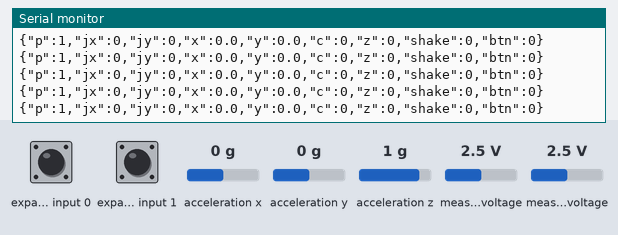
A sketch run on a simulated ESP32-S3. Parts: the last lines printed to the serial monitor. Wiring (inferred from the names in the program): Wii Nunchuk at I2C address 0x52. The inputs (shaded band) are chosen by the test bench; at power-on: acceleration x 0 g, measured voltage 2.5 V, acceleration y 0 g, expander input 0 HIGH, expander input 1 HIGH, acceleration z 1 g.

Above: at 1.7 s.
1.8 s: acceleration x set to -1.4 g
At 2.3 s:
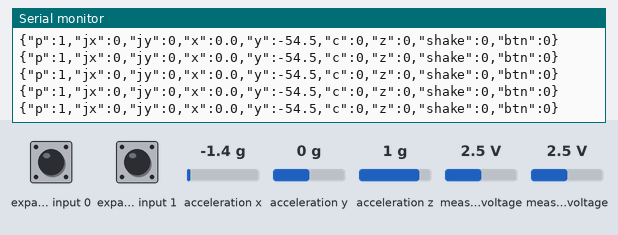
3.3 s: acceleration x set to 0.8 g
At 3.8 s:
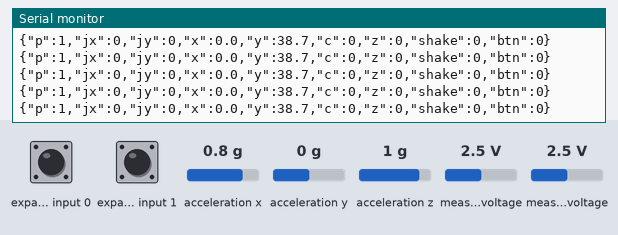
6.3 s: measured voltage (sensor 200) set to 0.1 V
At 6.8 s:
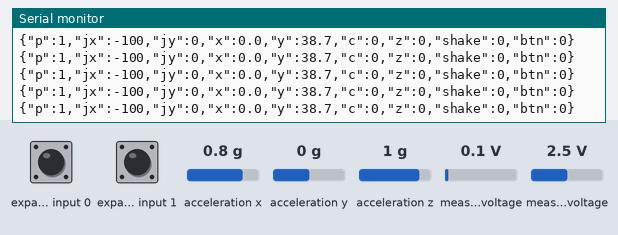
7.8 s: measured voltage (sensor 201) set to 0.1 V
At 8.3 s:
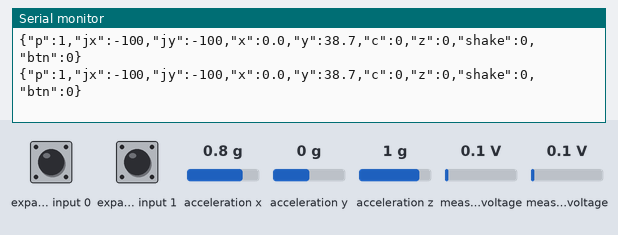
9.3 s: acceleration y set to 0.8 g
At 10.1 s:
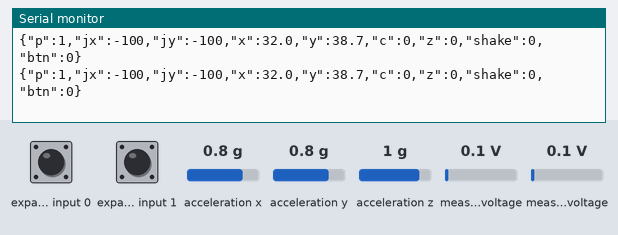
12.3 s: measured voltage (sensor 200) set to 2.5 V
At 12.8 s:
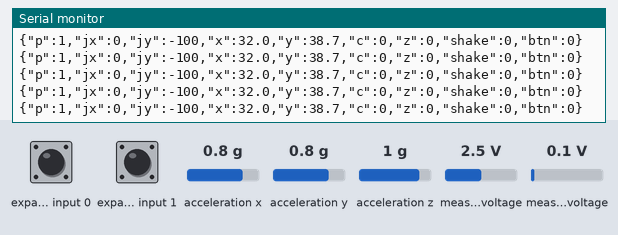
Timing chart, 0 to 15.3 s (numbered marks = the images above; inputs shaded):
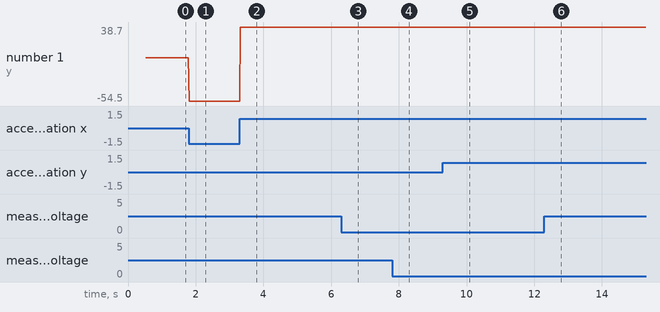

Measured:
- after the input at 1.8 s, the serial monitor: prints a new line at once (image 1)
- after the input at 3.3 s, the serial monitor: prints a new line at once (image 2)
- after the input at 6.3 s, the serial monitor: prints a new line at once (image 3)
- after the input at 7.8 s, the serial monitor: prints a new line at once (image 4)
- after the input at 9.3 s, the serial monitor: prints a new line at once (image 5)
- after the input at 12.3 s, the serial monitor: prints a new line at once (image 6)
- plotted number 1: 0 → -54.5 after the input at 1.8 s, -54.5 → 38.7 after the input at 3.3 s

The sketch:

kaboeko_nunchuk.ino
```cpp
// Kaboeko – testcontroller met een Wii Nunchuk op een ESP32-S3 DevKitC
//
// Aansluiten via de Adafruit Wii Nunchuck Breakout Adapter (4836)
// en een STEMMA QT-naar-jumperkabel:
//   rood   (V+)  -> ESP32 3V3
//   zwart  (GND) -> ESP32 GND
//   blauw  (SDA) -> ESP32 GPIO 8
//   geel   (SCL) -> ESP32 GPIO 9
// Dezelfde pinnen als de MPU-6050: ze mogen allebei tegelijk aangesloten zijn.
//
// Geen extra bibliotheek nodig.
//
// Wat het doet: stuurt 50 keer per seconde één regel JSON via USB, bv.
//   {"p":1,"jx":0,"jy":0,"x":12.3,"y":-4.1,"c":0,"z":0,"shake":0,"btn":0}
//   jx / jy  = joystick, van -100 (links/onder) tot 100 (rechts/boven)
//   x / y    = kantelen voor/achter en links/rechts, in graden
//   c / z    = de C-knop en de Z-knop (1 = ingedrukt)
//   btn      = zelfde als z, zodat de game-code van de MPU-6050 blijft werken
//   shake    = 1 als je hard schudt
// Let op: de Nunchuk heeft geen gyroscoop, dus "draaien" (links/rechts wijzen) meet hij niet.

#include <Wire.h>

const int PLAYER = 1;          // zet op 2 voor de controller van speler 2
const int SDA_PIN = 8;
const int SCL_PIN = 9;
const byte NUNCHUK_ADDR = 0x52;

// Hoe hard je moet schudden: 1.0 = zwaartekracht, alles boven ~1.8 g telt als schudden.
const float SHAKE_THRESHOLD = 1.8;
// Ongeveer 200 meetwaarden = 1 g bij een Nunchuk. Pas aan als kantelen te weinig of te veel geeft.
const float COUNTS_PER_G = 200.0;
// Middenstand van de joystick (pas aan als hij in rust niet op 0 staat).
int joyCenterX = 128;
int joyCenterY = 128;

bool connected = false;
unsigned long lastSend = 0;
unsigned long lastRetry = 0;

bool initNunchuk() {
  // "Onversleutelde" start: werkt met originele en met namaak-Nunchuks.
  Wire.beginTransmission(NUNCHUK_ADDR);
  Wire.write(0xF0);
  Wire.write(0x55);
  if (Wire.endTransmission() != 0) return false;
  delay(10);
  Wire.beginTransmission(NUNCHUK_ADDR);
  Wire.write(0xFB);
  Wire.write(0x00);
  if (Wire.endTransmission() != 0) return false;
  delay(10);
  return true;
}

bool readNunchuk(byte data[6]) {
  Wire.beginTransmission(NUNCHUK_ADDR);
  Wire.write(0x00);
  if (Wire.endTransmission() != 0) return false;
  delayMicroseconds(500);
  if (Wire.requestFrom(NUNCHUK_ADDR, (uint8_t)6) != 6) return false;
  for (int i = 0; i < 6; i++) data[i] = Wire.read();
  return true;
}

void setup() {
  Serial.begin(115200);
  delay(500);
  Wire.begin(SDA_PIN, SCL_PIN);
  Wire.setClock(100000);

  connected = initNunchuk();
  if (connected) Serial.println("{\"info\":\"nunchuk gevonden\"}");
}

void loop() {
  if (!connected) {
    // Niet gevonden: elke seconde opnieuw proberen (je mag hem dus ook later insteken).
    if (millis() - lastRetry > 1000) {
      lastRetry = millis();
      connected = initNunchuk();
      if (connected) Serial.println("{\"info\":\"nunchuk gevonden\"}");
      else Serial.println("{\"error\":\"Nunchuk niet gevonden: check de adapter en de 4 draadjes\"}");
    }
    return;
  }

  if (millis() - lastSend < 20) return;  // 20 ms = 50 berichten per seconde
  lastSend = millis();

  byte d[6];
  if (!readNunchuk(d)) {
    connected = false;
    Serial.println("{\"error\":\"verbinding met Nunchuk kwijt\"}");
    return;
  }

  // Joystick: 0..255, midden ~128 -> -100..100
  int jx = constrain((int)((d[0] - joyCenterX) * 100L / 100), -100, 100);
  int jy = constrain((int)((d[1] - joyCenterY) * 100L / 100), -100, 100);

  // Versnelling: 10 bits per as, midden ~512
  int ax = (d[2] << 2) | ((d[5] >> 2) & 0x03);
  int ay = (d[3] << 2) | ((d[5] >> 4) & 0x03);
  int az = (d[4] << 2) | ((d[5] >> 6) & 0x03);
  float gx = (ax - 512) / COUNTS_PER_G;
  float gy = (ay - 512) / COUNTS_PER_G;
  float gz = (az - 512) / COUNTS_PER_G;

  // Kantelen in graden
  float pitch = atan2(gy, sqrt(gx * gx + gz * gz)) * 180.0 / PI;  // voor/achter
  float roll  = atan2(gx, gz) * 180.0 / PI;                         // links/rechts

  float g = sqrt(gx * gx + gy * gy + gz * gz);
  int shake = g > SHAKE_THRESHOLD ? 1 : 0;

  // Knoppen: 0 = ingedrukt in de ruwe data
  int zBtn = (d[5] & 0x01) ? 0 : 1;
  int cBtn = (d[5] & 0x02) ? 0 : 1;

  Serial.print("{\"p\":");     Serial.print(PLAYER);
  Serial.print(",\"jx\":");    Serial.print(jx);
  Serial.print(",\"jy\":");    Serial.print(jy);
  Serial.print(",\"x\":");     Serial.print(pitch, 1);
  Serial.print(",\"y\":");     Serial.print(roll, 1);
  Serial.print(",\"c\":");     Serial.print(cBtn);
  Serial.print(",\"z\":");     Serial.print(zBtn);
  Serial.print(",\"shake\":"); Serial.print(shake);
  Serial.print(",\"btn\":");   Serial.print(zBtn);
  Serial.println("}");
}
```
